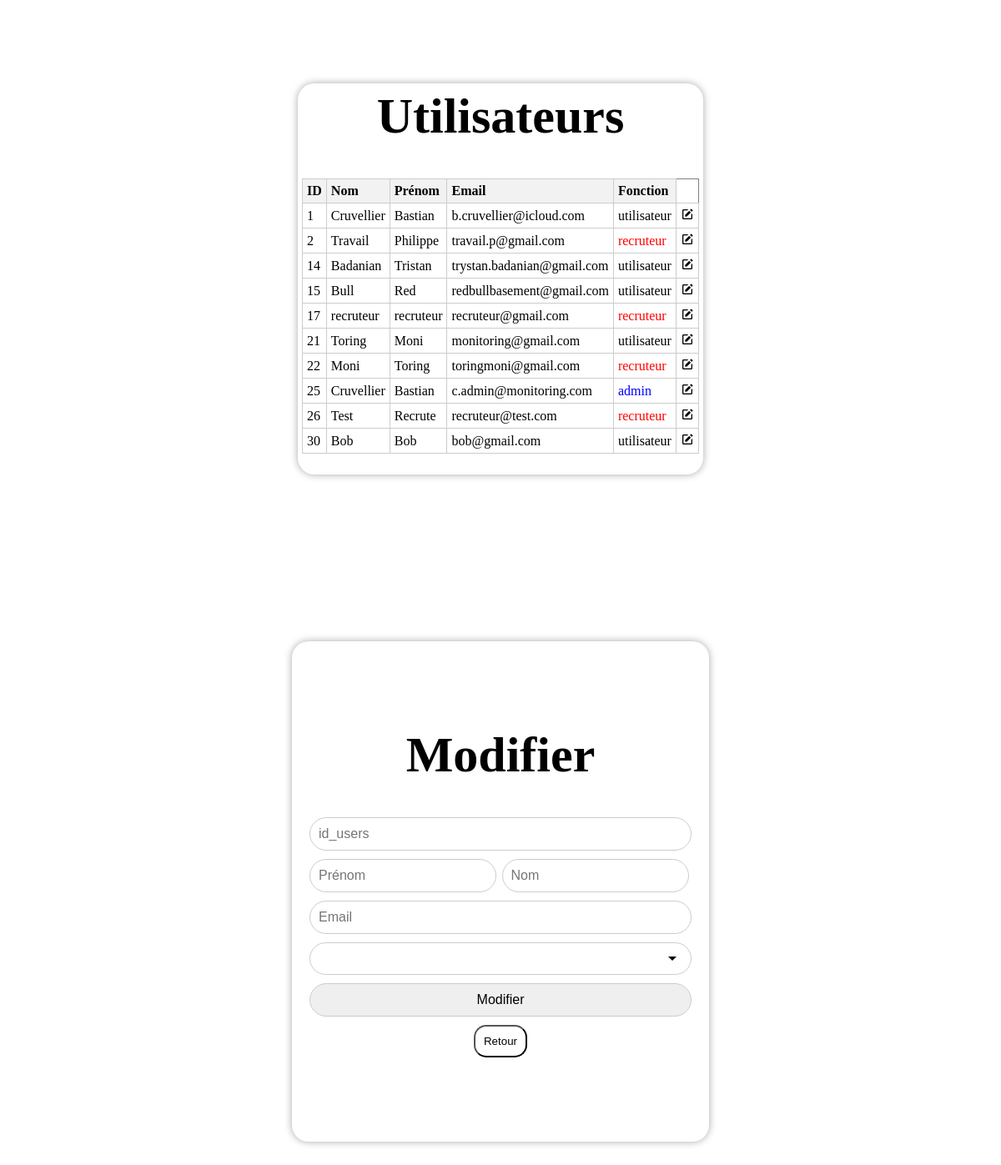
The app's page /admin/users/usermodif.php with its own data.
### tables this page shows
CREATE TABLE `users` (
  `id_users` int NOT NULL,
  `email` varchar(45) NOT NULL,
  `password` varchar(80) NOT NULL,
  `prenom` varchar(45) NOT NULL,
  `nom` varchar(45) NOT NULL,
  `fonction` enum('recruteur','utilisateur','admin') NOT NULL DEFAULT 'utilisateur'
);

### admin/users/usermodif.php (the view, shortened to what this page needs)
<?php
global $db;
$query = $db->prepare("SELECT * FROM users");
$query->execute();
$results = $query->fetchAll(PDO::FETCH_ASSOC);
?>
<!DOCTYPE html>
<html lang="en">
<head>
    <link rel="stylesheet" href="../../css/styleadmin.css">
    <link href='https://unpkg.com/boxicons@2.1.4/css/boxicons.min.css' rel='stylesheet'>
</head>
<body>
    <div class="container">
        <h1>Utilisateurs</h1>
        <table border="1">
            <thead>
                <tr>
                    <th>ID</th>
                    <th>Nom</th>
                    <th>Prénom</th>
                    <th>Email</th>
                    <th>Fonction</th>
                </tr>
            </thead>
            <tbody>
                <?php
                $fonctionClass = '';
                foreach ($results as $row):
                    if ($row['fonction'] === 'recruteur') {
                        $fonctionClass = 'red';
                    } else if ($row['fonction'] === 'admin') {
                        $fonctionClass = 'blue';
                    } else {
                        $fonctionClass = '';
                    } ?>
                    <tr>
                        <td><?php echo htmlspecialchars($row['id_users']); ?></td>
                        <td><?php echo htmlspecialchars($row['nom']); ?></td>
                        <td><?php echo htmlspecialchars($row['prenom']); ?></td>
                        <td><?php echo htmlspecialchars($row['email']); ?></td>
                        <td class="<?php echo $fonctionClass; ?>"><?php echo htmlspecialchars($row['fonction']); ?></td>
                        <td>
                            <i class='bx bxs-edit' onclick="storeIdu(
                                            <?php echo htmlspecialchars($row['id_users']); ?>,
                                            '<?php echo htmlspecialchars($row['prenom']); ?>',
                                            '<?php echo htmlspecialchars($row['nom']); ?>',
                                            '<?php echo htmlspecialchars($row['email']); ?>',
                                            '<?php echo htmlspecialchars($row['fonction']); ?>'
                                        );
                                        window.location.href='usermodif.php'">
                            </i>
                        </td>
                    </tr>
                <?php endforeach; ?>
            </tbody>
        </table>
    </div>
    <div class="container">
        <div class="modif">
            <h1>Modifier</h1>
            <form method="POST">
                <input type="text" name="user_id" id="user_id" placeholder="id_users" readonly required><br />
                <div class="info-container">
                    <input type="text" name="prenom" id="prenom" placeholder="Prénom" required><br />
                    <input type="text" name="nom" id="nom" placeholder="Nom" required><br />
                </div>
                <input type="email" name="email" id="email" placeholder="Email" required><br />
                <select name="fonction" id="fonction">
                </select>
                <input type="submit" name="send" id="send" value="Modifier">
            </form>
            <center><button onclick="window.location.href='../admin.php';">Retour</button></center>
        </div>
    </div>
</body>
</html>

### css/styleadmin.css (style rules this page uses)
* { margin: 0; padding: 0; box-sizing: border-box; }
body { max-width: 100%; }
.container { margin: 100px auto; padding: 5px; border-radius: 20px; display: flex; align-items: center; justify-content: center; flex-direction: column; width: 500px; height: 600px; background-color: white; box-shadow: 0 0px 10px darkgray; }
.container h1 { font-size: 60px; margin-bottom: 40px; }
.container input, .container select, .container textarea { padding: 10px; border-radius: 30px; margin-bottom: 10px; width: 100%; transition: 0.5s; border: 1px solid #ccc; outline: none; font-size: 16px; }
.container input[type='submit'] { cursor: pointer; }
.container button { background: none; padding: 10px; border-radius: 15px; cursor: pointer; transition: 0.5s; }
.container form { text-align: center; }
.password-container, .info-container { display: flex; justify-content: space-between; }
.password-container input, .info-container input { width: 49%; padding: 10px; border-radius: 30px; }
.container select { appearance: none; -webkit-appearance: none; -moz-appearance: none; background-color: white; cursor: pointer; background-repeat: no-repeat; background-position: right 10px center; padding-right: 30px; }
table { width: 100%; border-collapse: collapse; margin-bottom: 20px; }
th, td { border: 1px solid #ccc; padding: 5px; text-align: left; }
th { background-color: #f2f2f2; }
.red { color: red; }
.blue { color: blue; }
.modif h1 { text-align: center; }
body { display: flex; flex-direction: row; }
.container:has(table) { width: auto; height: auto; }
@media (max-width: 1200px) { body { flex-direction: column; align-items: center; } }

### records on screen
users: id_users "1", nom "Cruvellier", prenom "Bastian", email "b.cruvellier@icloud.com", fonction "utilisateur"
users: id_users "2", nom "Travail", prenom "Philippe", email "travail.p@gmail.com", fonction "recruteur"
users: id_users "14", nom "Badanian", prenom "Tristan", email "trystan.badanian@gmail.com", fonction "utilisateur"
users: id_users "15", nom "Bull", prenom "Red", email "redbullbasement@gmail.com", fonction "utilisateur"
users: id_users "17", nom "recruteur", prenom "recruteur", email "recruteur@gmail.com", fonction "recruteur"
users: id_users "21", nom "Toring", prenom "Moni", email "monitoring@gmail.com", fonction "utilisateur"
users: id_users "22", nom "Moni", prenom "Toring", email "toringmoni@gmail.com", fonction "recruteur"
users: id_users "25", nom "Cruvellier", prenom "Bastian", email "c.admin@monitoring.com", fonction "admin"
users: id_users "26", nom "Test", prenom "Recrute", email "recruteur@test.com", fonction "recruteur"
users: id_users "30", nom "Bob", prenom "Bob", email "bob@gmail.com", fonction "utilisateur"
